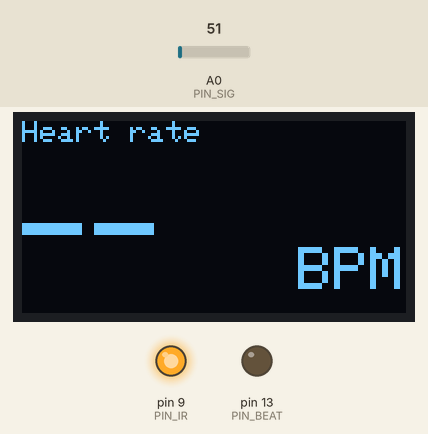
Bench run of a sketch on a simulated Arduino Uno, built with avr-gcc and run on an emulated ATmega328P. On the bench: 128×64 one-colour display, output pins drawn as LEDs (lit = HIGH). The test bench sets the inputs (shaded band); at power-on: A0 (PIN_SIG) = 51. What the sketch prints to the serial monitor is not drawn.

Above: at 2.7 s.
2.8 s: A0 (PIN_SIG) set to 106
4.3 s: A0 (PIN_SIG) set to 125
5.8 s: A0 (PIN_SIG) set to 163
Timing chart, 0 to 8.4 s (numbered marks = the images above; inputs shaded):
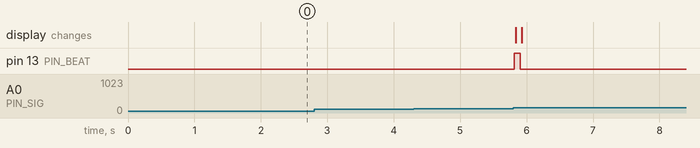

The sketch:

heartbeat.ino
```cpp
// Optical Heartbeat Detector — Arduino Leonardo / UNO
// A0  <- analog front end (LM358 U1 via RC low-pass, centred at ~2.5 V)
// D9  -> R1k -> Q1 BC548 base (switches the IR LED)
// LED_BUILTIN (D13) = heartbeat indicator, no external parts
// OLED 0.96" SSD1306 128x64 I2C @0x3C: SDA=A4, SCL=A5 (UNO) / D2, D3 (Leonardo), VCC=5V, GND
// Serial 115200: "BPM,<value>" per beat; send 'p' to toggle raw plot mode.

#include <Wire.h>
#include <Adafruit_GFX.h>
#include <Adafruit_SSD1306.h>

Adafruit_SSD1306 oled(128, 64, &Wire, -1);
bool oledOk = false;
float shownBpm = 0;

void showBpm(float bpm, bool pulse) {
  if (!oledOk) return;
  oled.clearDisplay();
  oled.setTextColor(SSD1306_WHITE);
  oled.setTextSize(1);
  oled.setCursor(0, 0);
  oled.print(F("Heart rate"));
  if (pulse) oled.fillCircle(120, 4, 4, SSD1306_WHITE);
  oled.setTextSize(4);
  oled.setCursor(0, 22);
  if (bpm > 0) oled.print((int)(bpm + 0.5f)); else oled.print(F("--"));
  oled.setTextSize(2);
  oled.setCursor(92, 42);
  oled.print(F("BPM"));
  oled.display();
}

const uint8_t PIN_SIG = A0;
const uint8_t PIN_IR = 9;
const uint8_t PIN_BEAT = LED_BUILTIN;   // on-board LED (D13)

const uint16_t SAMPLE_MS = 20;       // 50 Hz sample rate = one mains cycle
const uint16_t REFRACTORY_MS = 300;  // max 200 BPM
const uint16_t TIMEOUT_MS = 3000;    // no beat -> finger off
const uint8_t AVG_N = 5;

float baseline = 512;
float level = 0;      // running peak-to-peak estimate
float lowpass = 0;
unsigned long lastBeat = 0, lastSample = 0, beatLedOff = 0;
float bpmBuf[AVG_N];
uint8_t bpmCount = 0, bpmIdx = 0;
bool plotMode = false;
bool above = false;

void setup() {
  pinMode(PIN_IR, OUTPUT);
  pinMode(PIN_BEAT, OUTPUT);
  digitalWrite(PIN_IR, HIGH);
  Serial.begin(115200);
  Wire.begin();
  oledOk = oled.begin(SSD1306_SWITCHCAPVCC, 0x3C);
  showBpm(0, false);
  Serial.println(F("Optical Heartbeat Detector ready. Place finger on sensor."));
}

void loop() {
  if (Serial.available() && Serial.read() == 'p') plotMode = !plotMode;

  // one sample = mean of ADC reads over exactly one 50 Hz mains cycle (20 ms): cancels mains hum
  long sum = 0; uint16_t n = 0;
  unsigned long t0 = micros();
  while (micros() - t0 < (unsigned long)SAMPLE_MS * 1000UL) { sum += analogRead(PIN_SIG); n++; }
  unsigned long now = millis();
  float raw = (float)sum / n;
  baseline += (raw - baseline) * 0.04;            // slow DC tracker
  float ac = raw - baseline;
  lowpass += (ac - lowpass) * 0.5;                // light smoothing
  level = max(fabs(lowpass), level * 0.99f);      // decaying amplitude

  float thr = max(level * 0.5f, 3.0f);            // ignore noise < ~3 counts
  if (plotMode) {
    Serial.print(lowpass); Serial.print(','); Serial.print(thr); Serial.print(','); Serial.println(-thr);
  }

  if (!above && lowpass > thr && now - lastBeat > REFRACTORY_MS) {
    above = true;
    if (lastBeat != 0) {
      float bpm = 60000.0f / (now - lastBeat);
      if (bpm >= 40 && bpm <= 200) {
        bpmBuf[bpmIdx] = bpm;
        bpmIdx = (bpmIdx + 1) % AVG_N;
        if (bpmCount < AVG_N) bpmCount++;
        float sum = 0;
        for (uint8_t i = 0; i < bpmCount; i++) sum += bpmBuf[i];
        shownBpm = sum / bpmCount;
        if (!plotMode) { Serial.print(F("BPM,")); Serial.println(shownBpm, 0); }
      }
    }
    lastBeat = now;
    digitalWrite(PIN_BEAT, HIGH);
    beatLedOff = now + 80;
    showBpm(shownBpm, true);
  } else if (above && lowpass < thr * 0.3f) {
    above = false;
  }

  if (beatLedOff && now > beatLedOff) { digitalWrite(PIN_BEAT, LOW); beatLedOff = 0; showBpm(shownBpm, false); }

  if (lastBeat && now - lastBeat > TIMEOUT_MS) {
    bpmCount = 0; bpmIdx = 0; lastBeat = 0; shownBpm = 0;
    showBpm(0, false);
    if (!plotMode) Serial.println(F("No pulse (finger off?)"));
  }
}
```

Measured:
- after the input at 2.8 s, every drawn part: stays the same
- after the input at 4.3 s, every drawn part: stays the same
- after the input at 5.8 s, pin 13 (PIN_BEAT): LOW → HIGH at once, → LOW 0.09 s later
